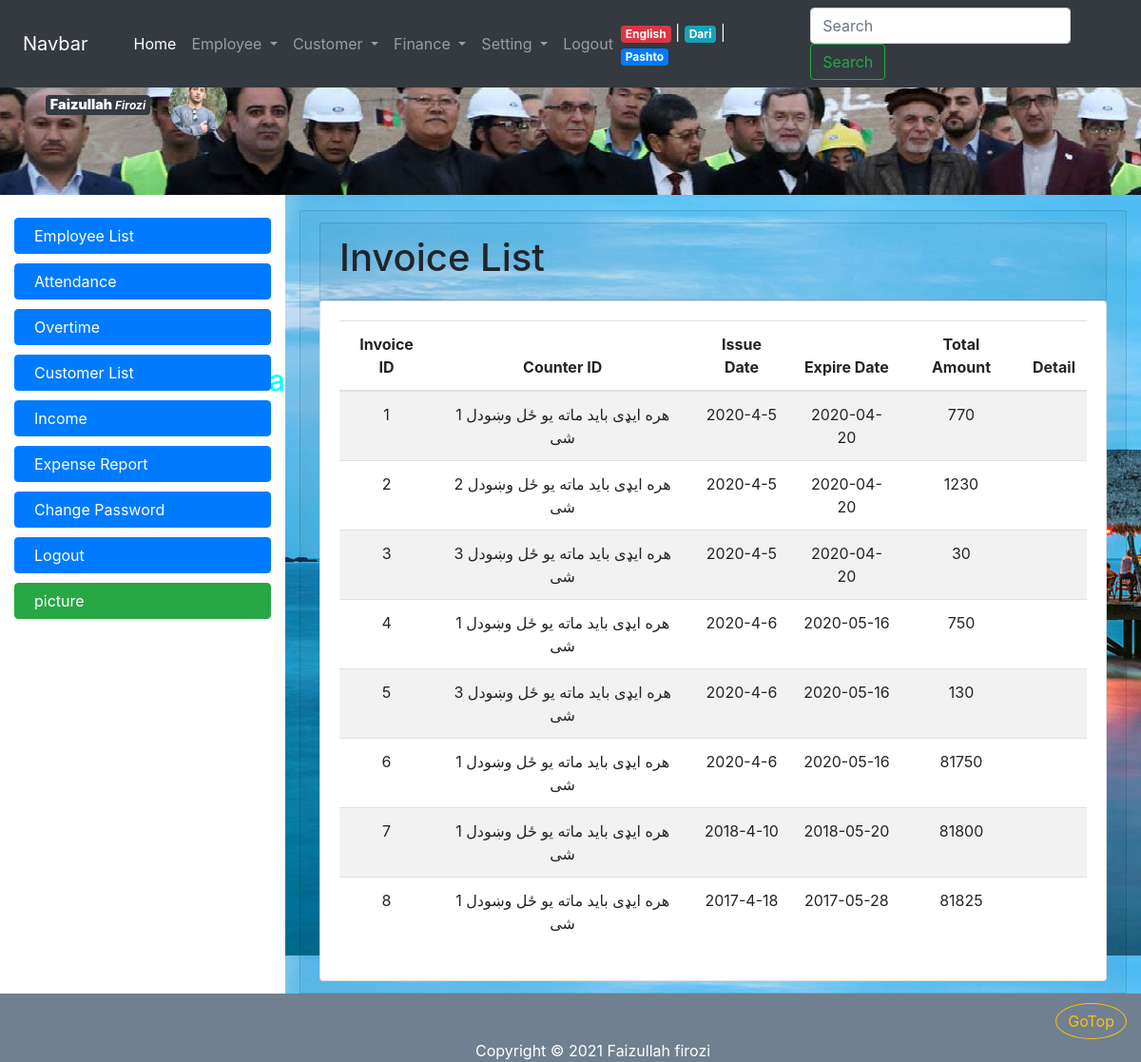
The app's page /invoice_list.php (signed in) with its own data.
### tables this page shows
CREATE TABLE IF NOT EXISTS `employee` (
  `employee_id` int(11) NOT NULL AUTO_INCREMENT,
  `firstname` varchar(32) NOT NULL,
  `lastname` varchar(32) NOT NULL,
  `fathername` varchar(32) NOT NULL,
  `gender` tinyint(1) NOT NULL,
  `birth_year` int(11) NOT NULL,
  `nic` varchar(64) NOT NULL,
  `marital_status` tinyint(1) NOT NULL,
  `province_id` int(11) DEFAULT NULL,
  `district` varchar(64) NOT NULL,
  `address` varchar(255) DEFAULT NULL,
  `email` varchar(255) DEFAULT NULL,
  `degree_id` int(11) NOT NULL,
  `photo` varchar(128) DEFAULT NULL,
  `hire_date` date NOT NULL,
  `resign_date` date DEFAULT NULL,
  PRIMARY KEY (`employee_id`),
  UNIQUE KEY `nic` (`nic`),
  UNIQUE KEY `email` (`email`),
  KEY `employee_province_fk` (`province_id`),
  KEY `employee_degree_fk` (`degree_id`)
);

CREATE TABLE IF NOT EXISTS `invoice` (
  `invoice_id` int(11) NOT NULL AUTO_INCREMENT,
  `counter_id` int(11) NOT NULL,
  `round_read` tinyint(4) NOT NULL,
  `issue_year` int(11) NOT NULL,
  `issue_month` tinyint(4) NOT NULL,
  `issue_day` tinyint(4) NOT NULL,
  `expire_date` date NOT NULL,
  `previous_value` int(11) NOT NULL,
  `present_value` int(11) NOT NULL,
  `electricity_charge` int(11) NOT NULL,
  `bank_charge` int(11) NOT NULL DEFAULT '0',
  `service_charge` int(11) NOT NULL DEFAULT '0',
  `stationay_charge` int(11) NOT NULL DEFAULT '0',
  `surcharge` int(11) NOT NULL DEFAULT '0',
  `invoice_amount` int(11) NOT NULL,
  `taxt` int(11) NOT NULL DEFAULT '0',
  `payable_amount` int(11) NOT NULL,
  `due_amount` int(11) NOT NULL DEFAULT '0',
  `total_amount` int(11) NOT NULL,
  PRIMARY KEY (`invoice_id`),
  KEY `counterbox_ivoice_fk` (`counter_id`)
);

### local/en.php (called while the page is built, shortened)
<?php
$banner_title = " Welcom To Breshna Compani Website ";
$menu_home = "Home";
$menu_employee = "Employee";
$menu_employee_list = "Employee List";
$menu_attendance = "Attendance";
$menu_overtime = "Overtime";
$menu_customer = "Customer";
$menu_finance = "Finance";
$menu_setting = "Setting";
$menu_change_password = "Change Password";
$menu_expense_report = "Expense Report";
$menu_customer_list = "Customer List";
$menu_income = "Income";
$menu_logout = "Logout";
$menu_lang_pashto = "Pashto";
$menu_lang_english = "English";
$menu_lang_dari = "Dari";
?>

### invoice_list.php (the view, shortened to what this page needs)
<?php require_once("connection.php"); ?>
<?php
    $invoice = mysqli_query($con,  "SELECT * , (SELECT invoice_id FROM invoice WHERE counter_id=maintable.counter_id ORDER BY invoice_id DESC LIMIT 1)  FROM invoice AS maintable");
    $row_invoice = mysqli_fetch_assoc($invoice);
    ?>
<?php require_once("top.php"); ?>
    <div class="card card-header mt-3">
<div class="card card-header">
<h1> Invoice List </h1>
</div>
<div class="card card-body">
<table class="table table-striped table-hover">
<thead>
<tr>
<th class="text-center" >Invoice ID</th>
<th class="text-center" >Counter ID</th>
<th class="text-center" >Issue Date</th>
<th class="text-center" >Expire Date</th>
<th class="text-center" >Total Amount</th>
<th class="text-center" >Detail</th>
</tr>
</thead>
<tbody>
<?php do { ?>
<tr>
<td class="text-center" ><?php echo $row_invoice["invoice_id"] ?></td>
<td class="text-center" ><?php echo $row_invoice["counter_id"] . " " . "هره ایډی باید ماته یو ځل وښودل شی" ?></td>
<td class="text-center" ><?php echo $row_invoice["issue_year"] . "-" . $row_invoice["issue_month"] . "-" . $row_invoice["issue_day"] ?></td>
<td class="text-center" ><?php echo $row_invoice["expire_date"]; ?></td>
<td class="text-center" ><?php echo $row_invoice["total_amount"]; ?></td>
<td class="text-center" >
</td>
</tr>
<?php } while($row_invoice = mysqli_fetch_assoc($invoice)); ?>
</tbody>
</table>
</div>
</div>
<?php require_once("footer.php"); ?>

### top.php (shortened to what this page needs)
<?php
        if(isset($_SESSION["lang"])){
                 require_once($_SESSION["lang"]);
              }
              else {
                  require_once("local/en.php");
              }
?>
<!DOCTYPE html>
<html>
<head>
    <link rel="stylesheet" type="text/css" href="css/bootstrap.min.css">
    <link rel="stylesheet" type="text/css" href="css/bootstrap-grid.min.css">
    <link rel="stylesheet" type="text/css" href="css/bootstrap-reboot.min.css">
    <link  rel="stylesheet" type="text/css" href="cal/calendar-blue2.css"/>
    <link rel="stylesheet" type="text/css" href="css/style.css">
    <link rel="stylesheet" type="text/css" href="sliderengine/amazingslider-1.css">
</head>
<body>
    <div class="container col-lg-12 col-md-12 col-sm-12 col-xs-12">
        <div id="banner" class="row">
            <?php if(isset($_SESSION["login"])) { ?>
                <?php
                $server = "localhost";
                $username = "root";
                $password = "";
                $database = "breshna";
                $con = mysqli_connect($server, $username, $password);
                mysqli_select_db($con,$database);
                $photo = mysqli_query($con, "SELECT photo, firstname, lastname FROM employee WHERE employee_id=". $_SESSION["login"]);
                $row_photo = mysqli_fetch_assoc($photo);
                ?>
                <div class="mx-5 m-4"  >
    <span class="badge badge-dark" >
    <big ><b ><?php echo $row_photo["firstname"]; ?></b></big>
    <i ><?php echo $row_photo["lastname"]; ?></i>
</span>
                    <img class="rounded-circle col-lg-1 co-md-3 col-sm-2 col-xs-3 " src="<?php echo $row_photo["photo"]; ?>"  alt="د برښنا شرکت ویب سایټ ته ښه راغلاست">
                </div>
            <?php } ?>
            <h3 id="bannerh1" class="col-lg-8  col-md-7 col-sm-7 col-xs-12" ><marquee <?php if (isset($_SESSION["lang"]) && $_SESSION["lang"] != "local/en.php"){ echo 'direction="right"';  }; ?> > <?php echo $banner_title; ?> </marquee></h3>
    </div>
       <div id="menu" class="row fixed-top">
       <?php  if(isset($_SESSION["login"])) {  ?>
           <nav class="navbar navbar-expand-lg navbar-dark fixed-top bg-dark col-lg-12 ">
               <a  class="navbar-brand mx-4" href="#">Navbar</a>
               <div class="collapse navbar-collapse mx-3" id="navbarSupportedContent">
                   <ul class="navbar-nav mr-auto">
                       <li class="nav-item active">
                           <a class="nav-link" href="home.php"><?php echo $menu_home; ?><span class="sr-only">(current)</span></a>
                       </li>
                       <li class="nav-item dropdown">
                           <a class="nav-link dropdown-toggle" href="#" id="navbarDropdown" role="button" data-toggle="dropdown" aria-haspopup="true" aria-expanded="false">
                               <?php echo $menu_employee; ?>
                           </a>
                       </li>
                       <li class="nav-item dropdown">
                           <a class="nav-link dropdown-toggle" href="#" id="navbarDropdown" role="button" data-toggle="dropdown" aria-haspopup="true" aria-expanded="false">
                               <?php echo $menu_customer; ?>
                           </a>
                       </li>
                       <li class="nav-item dropdown">
                           <a class="nav-link dropdown-toggle" href="#" id="navbarDropdown" role="button" data-toggle="dropdown" aria-haspopup="true" aria-expanded="false">
                               <?php echo $menu_finance; ?>
                           </a>
                       </li>
                       <li class="nav-item dropdown">
                           <a class="nav-link dropdown-toggle" href="#" id="navbarDropdown" role="button" data-toggle="dropdown" aria-haspopup="true" aria-expanded="false">
                               <?php echo $menu_setting; ?>
                           </a>
                       </li>
                       <li class="nav-item">
                           <a class="nav-link" href="logout.php" ><?php echo $menu_logout; ?></a>
                       </li>
                   </ul>
                       <span class="nav-item text-light mr-5">
                           <a href="switch.php?lang=en" class="badge badge-danger"> <?php echo $menu_lang_english; ?> </a> |
                           <a href="switch.php?lang=dr" class="badge badge-info"> <?php echo $menu_lang_dari; ?> </a> |
                           <a href="switch.php?lang=ps" class="badge badge-primary"> <?php echo $menu_lang_pashto; ?> </a>
                       </span>
                   <form class="form-inline my-2 my-lg-0">
                       <input class="form-control mr-sm-2" type="search" placeholder="Search" aria-label="Search">
                       <button class="btn btn-outline-success my-1 my-sm-0" type="submit">Search</button>
                   </form>
               </div>
           </nav>
        <?php  } ?>
    </div>
    <div id="body" class="row">
        <?php if (isset($_SESSION["login"])) { ?>
        <div id="nav-bar" class="col-lg-3 col-md-3 col-sm-4 col-xs-12">
            <br>
            <a class="btn btn-primary" href="employee_list.php"><span class="glyphicon glyphicon-th-list"></span> <?php echo $menu_employee_list; ?></a>
            <a class="btn btn-primary" href="employee_attendance.php"><span class="glyphicon glyphicon-calendar"></span> <?php echo $menu_attendance; ?></a>
            <a class="btn btn-primary" href="employee_overtime.php"><span class="glyphicon glyphicon-time"></span><?php echo $menu_overtime; ?> </a>
            <a class="btn btn-primary" href="customer_list.php"><span class="glyphicon glyphicon-user"></span><?php echo $menu_customer_list; ?></a>
            <a class="btn btn-primary" href="#"><span class="glyphicon glyphicon-usd"></span><span class="glyphicon glyphicon-chevron-right"></span> <?php echo $menu_income; ?></a>
            <a class="btn btn-primary" href="#"><span class="glyphicon glyphicon-usd"></span><span class="glyphicon glyphicon-chevron-left"></span> <?php echo $menu_expense_report; ?></a>
            <a id="btn" class="btn btn-primary" href="change_password.php"><span class="glyphicon glyphicon-lock"></span> <?php echo $menu_change_password; ?> </a>
            <a id="btn" class="btn btn-primary" href="logout.php"><span class="glyphicon glyphicon-log-out"></span> <?php echo $menu_logout; ?> </a>
            <a class="btn btn-success" href="pic.php"><span class="glyphicon glyphicon-picture"></span> picture </a>
        </div>
        <?php }  ?>
        <?php if (isset($_SESSION["login"])) { ?>
        <div id="content" class="col-lg-9 col-md-9 col-sm-8 col-xs-12">
<?php } else { ?>
            <div id="content" class="col-lg-12 col-md-12 col-sm-12 col-xs-12">
                <?php  } ?>

### css/style.css (style rules this page uses)
* { margin: 0; padding: 0; }
.container { width: 100%; }
#banner { margin-top: 55px; height: 150px; background-image: url(../images/thems/Untitled.png); }
#bannerh1 { font-size: 30px; margin-top: -60px; color: aqua; }
#nav-bar { min-height: 500px; }
#nav-bar a { display: block; margin-bottom: 10px; text-align: left; padding-left: 20px; }
#content { min-height: 750px; background-image: url(../images/thems/img10.jpg); }

### records on screen
employee: firstname "Faizullah", lastname "Firozi", photo (picture)
invoice: invoice_id "1", counter "1", issue_year "2020", issue_month "4", issue_day "5", expire_date "2020-04-20", total_amount "770"
invoice: invoice_id "2", counter "2", issue_year "2020", issue_month "4", issue_day "5", expire_date "2020-04-20", total_amount "1230"
invoice: invoice_id "3", counter "3", issue_year "2020", issue_month "4", issue_day "5", expire_date "2020-04-20", total_amount "30"
invoice: invoice_id "4", counter "1", issue_year "2020", issue_month "4", issue_day "6", expire_date "2020-05-16", total_amount "750"
invoice: invoice_id "5", counter "3", issue_year "2020", issue_month "4", issue_day "6", expire_date "2020-05-16", total_amount "130"
invoice: invoice_id "6", counter "1", issue_year "2020", issue_month "4", issue_day "6", expire_date "2020-05-16", total_amount "81750"
invoice: invoice_id "7", counter "1", issue_year "2018", issue_month "4", issue_day "10", expire_date "2018-05-20", total_amount "81800"
invoice: invoice_id "8", counter "1", issue_year "2017", issue_month "4", issue_day "18", expire_date "2017-05-28", total_amount "81825"

### other values on screen
$banner_title "Welcom To Breshna Compani Website"
$menu_home "Home"
$menu_employee "Employee"
$menu_customer "Customer"
$menu_finance "Finance"
$menu_setting "Setting"
$menu_logout "Logout"
$menu_lang_english "English"
$menu_lang_dari "Dari"
$menu_lang_pashto "Pashto"
$menu_employee_list "Employee List"
$menu_attendance "Attendance"
$menu_overtime "Overtime"
$menu_customer_list "Customer List"
$menu_income "Income"
